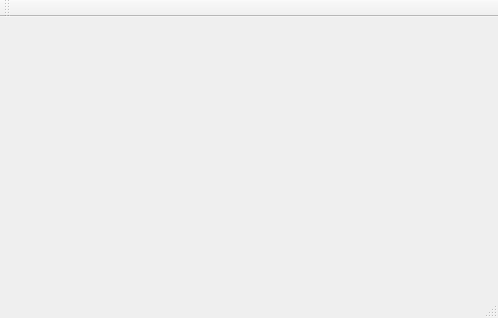
<?xml version="1.0" encoding="UTF-8"?>
<ui version="4.0">
 <class>MainWindow</class>
 <widget class="QMainWindow" name="MainWindow">
  <property name="geometry">
   <rect>
    <x>0</x>
    <y>0</y>
    <width>498</width>
    <height>318</height>
   </rect>
  </property>
  <property name="windowTitle">
   <string>MainWindow</string>
  </property>
  <widget class="QWidget" name="centralWidget"/>
  <widget class="QMenuBar" name="menuBar">
   <property name="geometry">
    <rect>
     <x>0</x>
     <y>0</y>
     <width>498</width>
     <height>19</height>
    </rect>
   </property>
  </widget>
  <widget class="QToolBar" name="mainToolBar">
   <attribute name="toolBarArea">
    <enum>TopToolBarArea</enum>
   </attribute>
   <attribute name="toolBarBreak">
    <bool>false</bool>
   </attribute>
  </widget>
  <widget class="QStatusBar" name="statusBar"/>
 </widget>
 <layoutdefault spacing="6" margin="11"/>
 <resources/>
 <connections/>
</ui>
